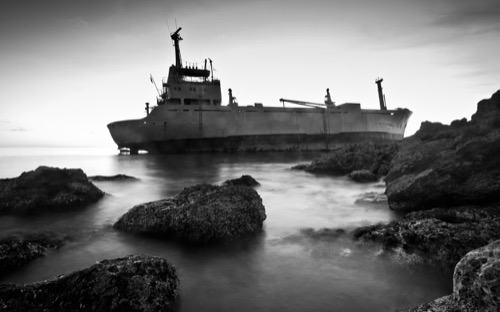
%> input picture original images/1.jpeg, 500 x 312 px
$ octave calcMSE.m   (GNU Octave 9; MATLAB toolbox functions it lacks are replaced by stand-ins)
%> lines starting %> are read from the running program, lines starting %| are printed output that depends on the picture
% calcMSE.m
% Calculates the MSE between two images
%
% Author: Josh Haskins
% Date: April 25, 2015

error = double(imread(uigetfile(fullfile('' , {'*.jpg;*.jpeg;*.png;*.gif;*.tif;',...
    'Images (*.jpg,*.jpeg,*.png,*.gif,*.tif)';
    '*.jpg;*.jpeg',  'JPEG'; ...
    '*.png','PNG'; ...
    '*.gif','GIF'; ...
    '*.tif','TIF'; ...
    '*.*',  'All Files (*.*)'}), 'Select reference image'))) - double(imread(uigetfile(fullfile('' , {'*.jpg;*.jpeg;*.png;*.gif;*.tif;',...
    'Images (*.jpg,*.jpeg,*.png,*.gif,*.tif)';
    '*.jpg;*.jpeg',  'JPEG'; ...
    '*.png','PNG'; ...
    '*.gif','GIF'; ...
    '*.tif','TIF'; ...
    '*.*',  'All Files (*.*)'}), 'Select target image')));
%> the answer given: original images/1.jpeg
%> the answer given: original images/10.jpeg
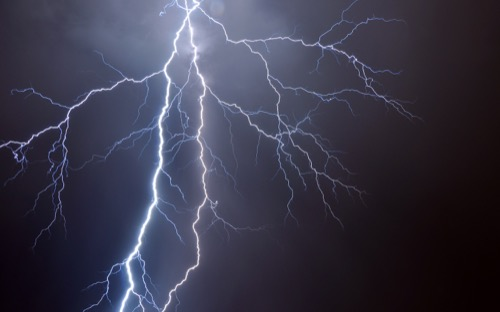
%> input picture original images/10.jpeg, 500 x 312 px
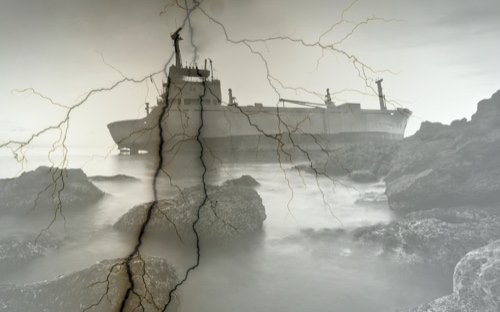
%> error: size 312x500x3 double; mean R, G, B 59.5, 60.9, 43.8; drawn with min black and max white
[M, N] = size(error);
%> M = 312; N = 1500
fprintf('\n The MSE value is %0.4f \n', sum(sum(error .* error)) / (M * N));
%|  The MSE value is 3433.0218
%|  The MSE value is 3575.3541
%|  The MSE value is 3133.5657
